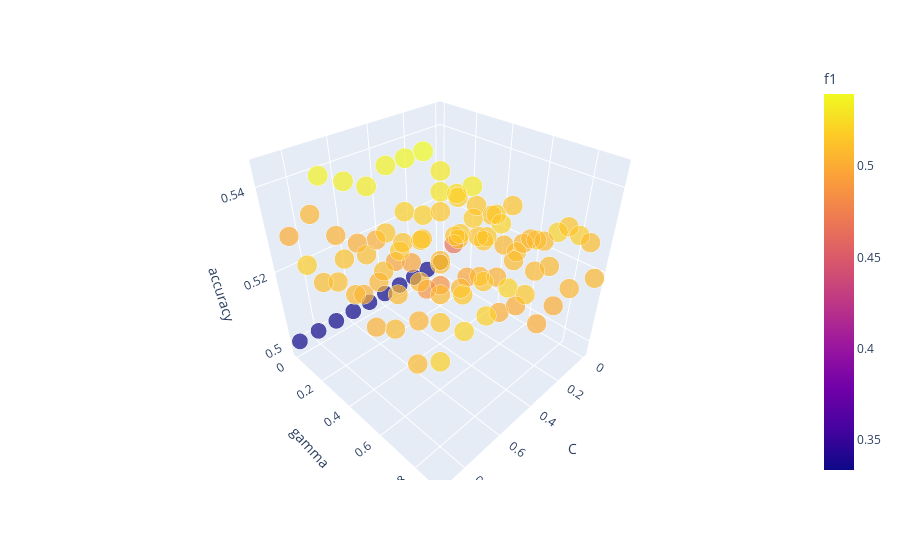

Notebook code cell kept with this figure:
### Code cell
# plot the results of the grid search
px.scatter_3d(results_rbf, x="C", y="gamma", z="accuracy", color="f1", size="f1", hover_data=["kernel"])
